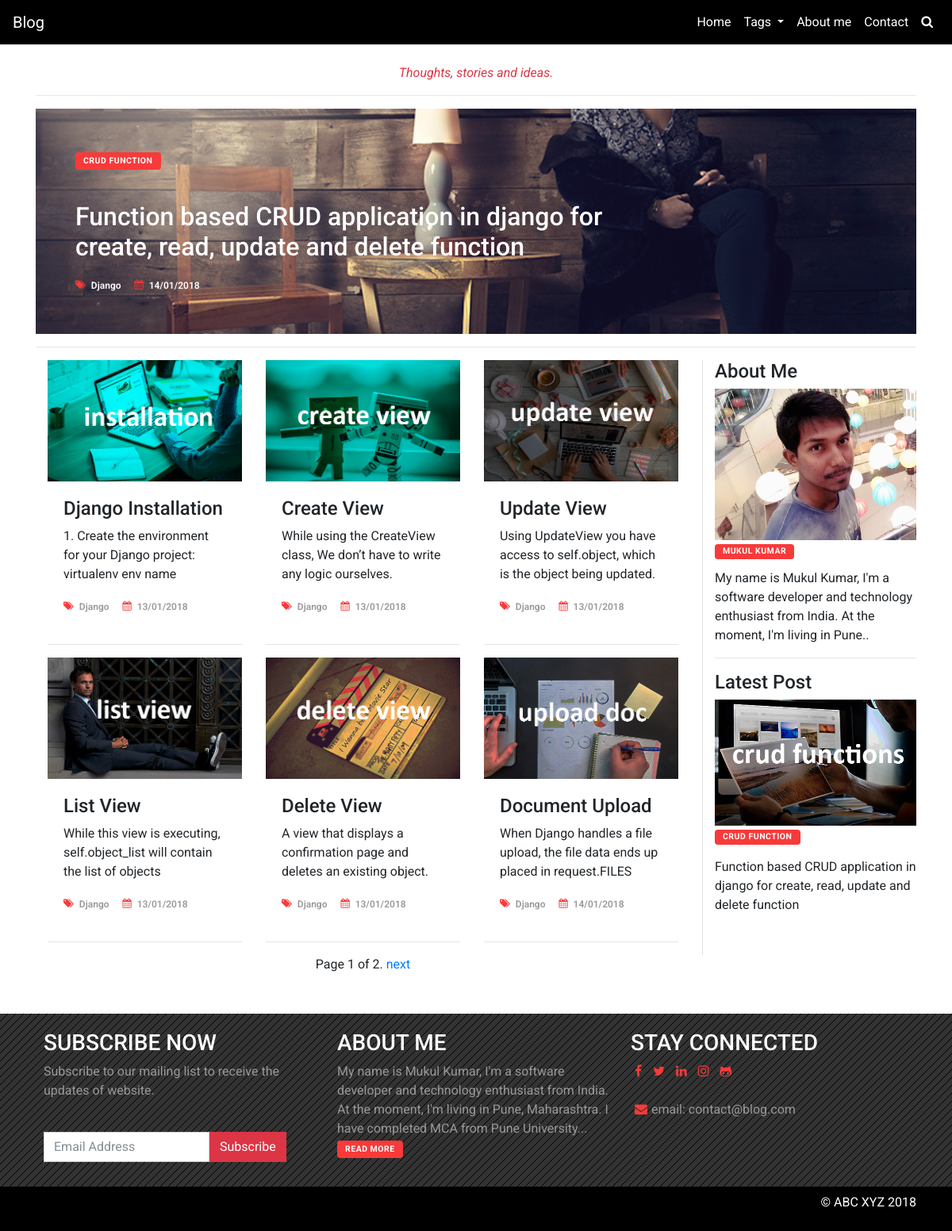
The page / on the database its author committed.
### blogapp/models.py (models this page shows, shortened)
class Blog(models.Model):
    title = models.CharField(max_length=100, blank=False, null=False)
    post_image = models.ImageField(upload_to = 'post_img/', default = 'post_img/post.png', blank=True, null=True)
    tag = models.ForeignKey(Tags, models.DO_NOTHING)
    user = models.ForeignKey(User, models.DO_NOTHING)
    created_at = models.DateTimeField(auto_now_add=True)
    updated_at = models.DateTimeField(auto_now=True)
    description = models.TextField(blank=False, null=False)
    short_description = models.TextField(blank=False, null=False)
    class Meta:
        verbose_name = 'Blog'
        verbose_name_plural = 'Blogs'

class Tags(models.Model):
    tag_name = models.CharField(max_length=100, blank=False, null=False)
    tag_status = models.BooleanField(default=True)
    class Meta:
        verbose_name = 'Tag'
        verbose_name_plural = 'Tags'

### blogapp/views.py (the view)
# urls.py: url(r'^$', views.Home.as_view(template_name='index.html'), name='blog'),
class Home(TemplateView):
    def get(self, request, *args, **kwargs):
        tagdetails = Tags.objects.all()
        blogdetail_list = Blog.objects.all()
        try:
            page = int(kwargs['num'])
        except:
            page = None
        paginator = Paginator(blogdetail_list, 6)
        try:
            blogdetails = paginator.page(page)
        except PageNotAnInteger:
            blogdetails = paginator.page(1)
        except EmptyPage:
            blogdetails = paginator.page(paginator.num_pages)
        latestblog = Blog.objects.latest('id')
        return render(request, self.template_name, {'blogdetails': blogdetails, 'tagdetails': tagdetails, 'latestblog': latestblog})

### templates/index.html (shortened to what this page needs)
{% extends "base.html" %}
{% load static %}
{% block content %}
    <div class="container">
        <div class="row">
            <div class="col-md-12 text-center">
                <br>
                <p class="text-danger"><i>Thoughts, stories and ideas.</i></p>
                <hr>
            </div>
        </div>
        <div class="row">
            <div class="col-md-12">
                <div class="banner">
                    <div class="col-md-9 banner_content">
                        <a href="{% url 'post' post_id=latestblog.id %}" class="category sidebar-btn">{{ latestblog.title }}</a>
                        <p>&nbsp;</p>
                        {% autoescape off %}
                            <h2>{{ latestblog.short_description }}</h2>
                        {% endautoescape %}
                        <ul class="post_information">
							<li><i class="fa fa-tags"></i><a href="#">{{ latestblog.tag.tag_name }}</a></li>
							<li><i class="fa fa-calendar"></i>
								<time class="post-date" datetime="2017-11-11">{{ latestblog.created_at|date:'d/m/Y' }}</time>
							</li>
                        </ul>
                    </div>
                </div>
                <hr>
            </div>
        </div>
        <div class="row">
            <div class="col-md-9">
                {% for blogdetail in blogdetails %}
                    <div class="col-md-4 card_container">
                        <div class="card">
                            <a href="{% url 'post' post_id=blogdetail.id %}"><img class="card-img-top" src="{{ blogdetail.post_image.url }}" alt="Card image cap"></a>
                            <div class="card-body">
                                <h4><a href="{% url 'post' post_id=blogdetail.id %}" class="card-title">{{ blogdetail.title }}</a></h4>
                                {% autoescape off %}
                                    <div class="card-text blog_description">{{ blogdetail.short_description }}</div>
                                {% endautoescape %}
                                <ul class="post_information">
                                    <li><i class="fa fa-tags"></i><a href="#">{{ blogdetail.tag.tag_name }}</a></li>
                                    <li><i class="fa fa-calendar"></i>
                                        <time class="post-date" datetime="2017-11-11">{{ blogdetail.created_at|date:'d/m/Y' }}</time>
                                    </li>
                                </ul>
                            </div>
                        </div>
                        <hr>
                    </div>
                {% endfor %}
            </div>
            <div class="col-md-3 sidebar">
                <div class="widget_content">
                    <div class="widget-title">
                        <h4>About Me</h4>
                    </div>
                    <div class="widget-content">
                        <img src="{% static 'images/img_profile.jpg' %}" class="img-fluid">
                        <h2><a href="{% url 'about' %}" class="category sidebar-btn">Mukul Kumar</a></h2>
                        <p>My name is Mukul Kumar, I'm a software developer and technology enthusiast from India. At the moment, I'm living in Pune..</p>
                    </div>
                </div>
                <hr>
                <div class="widget_content">
                    <div class="widget-title">
                        <h4>Latest Post</h4>
                    </div>
                    <div class="widget-content">
                        <img src="{{ latestblog.post_image.url }}" class="img-fluid">
                        <h2><a href="{% url 'post' post_id=latestblog.id %}" class="category sidebar-btn">{{ latestblog.title }}</a></h2>
                        {% autoescape off %}
                            <p>{{ latestblog.short_description }}</p>
                        {% endautoescape %}
                    </div>
                </div>
            </div>
        </div>
        <div class="row">
            <div class="col-md-9">
                <div class="text-center">
                    <span>
                        Page {{ blogdetails.number }} of {{ blogdetails.paginator.num_pages }}.
                    </span>
                    {% if blogdetails.has_next %}
                        <a href="/page{{ blogdetails.next_page_number }}">next</a>
                    {% endif %}
                </div>
            </div>
        </div>
    </div>
{% endblock %}

### templates/base.html (shortened to what this page needs)
{% load static %}
<!DOCTYPE html>
	<html lang="en">
		<head>
			<link href="{% static 'css/bootstrap.min.css' %}" rel="stylesheet"/>
			<link rel="stylesheet" href="https://maxcdn.bootstrapcdn.com/font-awesome/4.6.1/css/font-awesome.min.css">
            <link rel="stylesheet" href="{% static 'css/style.css' %}">
        </head>
        <body>
            <nav class="navbar navbar-expand-lg">
                <a class="navbar-brand" href="{% url 'blog' %}">Blog</a>
                <div class="collapse navbar-collapse" id="navbarNavAltMarkup">
                    <div class="navbar-nav ml-auto">
                        <li class="nav-item">
                            <a class="nav-link active" href="{% url 'blog' %}">Home <span class="sr-only">(current)</span></a>
                        </li>
                        <li class="nav-item dropdown">
                            <a class="nav-link dropdown-toggle" href="#" id="navbarDropdown" role="button" data-toggle="dropdown" aria-haspopup="true" aria-expanded="false">
                                Tags
                            </a>
                        </li>
                        <li class="nav-item">
                            <a class="nav-item nav-link" href="{% url 'about' %}">About me</a>
                        </li>
                        <li class="nav-item">
                            <a class="nav-link" href="{% url 'contact' %}">Contact</a>
                        </li>
                        <li class="nav-item">
                            <a class="nav-link" href="{% url 'search' %}"><i class="fa fa-search" aria-hidden="true"></i></a>
                        </li>
                    </div>
                </div>
            </nav>
            {% block content %}
            {% endblock %}
            <div class="footer">
                <div class="container">
                    <div class="row">
                        <div class="col-md-12">
                            <div class="col-md-4 footer_section">
                                <h3>SUBSCRIBE NOW</h3>
                                <p>Subscribe to our mailing list to receive the updates of website.</p>
                                <br>
                                <form class="form-inline">
                                    <div class="form-group">
                                        <input type="text" class="form-control" id="email" placeholder="Email Address">
                                    </div>
                                    <button type="submit" class="btn btn-danger">Subscribe</button>
                                </form>
                            </div>
                            <div class="col-md-4 footer_section">
                                <h3>ABOUT ME</h3>
                                <p>My name is Mukul Kumar, I'm a software developer and technology enthusiast from India. At the moment, I'm living in Pune, Maharashtra. I have completed MCA from Pune University... <a class="category" href="{% url 'about' %}">Read More</a></p>
                            </div>
                            <div class="col-md-4 footer_section">
                                <h3>STAY CONNECTED</h3>
                                <a href="#" class="social_icon"><i class="fa fa-facebook" aria-hidden="true"></i></a>
                                <a href="#" class="social_icon"><i class="fa fa-twitter" aria-hidden="true"></i></a>
                                <a href="#" class="social_icon"><i class="fa fa-linkedin" aria-hidden="true"></i></a>
                                <a href="#" class="social_icon"><i class="fa fa-instagram" aria-hidden="true"></i></a>
                                <a href="#" class="social_icon"><i class="fa fa-github-alt" aria-hidden="true"></i></a>
                                <br><br>
                                <p><span class="social_icon"><i class="fa fa-envelope" aria-hidden="true"></i></span>email: contact@blog.com</p>
                            </div>
                        </div>
                    </div>
                </div>
            </div>
            <nav class="navbar navbar-footer">
                <div class="container">
                    <div class="row ml-auto">
                        <div class="col-md-12">
                            <p>&copy; ABC XYZ 2018</p>
                        </div>
                    </div>
                </div>
            </nav>
        </body>
	</html>

### static/css/style.css (style rules this page uses)
body { font-family: 'Roboto', sans-serif; overflow: hidden; }
.navbar { background-color: #000; }
.navbar a { color: #fff; }
.banner { background-image: url('/static/images/banner.jpg'); background-position: 50%; background-repeat: no-repeat; background-size: cover; }
.banner_content { padding: 50px; }
.banner_content h2 { color: #fff; }
.category { background: #F83A3A; display: inline-block; text-transform: uppercase; border-radius: 4px; font-size: 10.5px; color: #FFFFFF; padding: 3px 10px; letter-spacing: 0.5px; font-weight: 700; }
.post_information { list-style: none; padding: 0px; margin: 0px; }
.post_information li a, .post_information li time { color: #FFFFFF; }
.post_information li { display: inline-block; margin-right: 13px; font-size: 12px; font-weight: 600; }
.post_information li i { float: left; color: #F83A3A; margin-right: 7px; top: 2px; position: relative; }
.card_container { float: left; }
.card { border: none; border-radius: none; }
.card-title { color: #212529; }
.card-img-top { border-top-left-radius: 0px; border-top-right-radius: 0px; }
.card_container .post_information li a, .card_container .post_information li time { color: #999 !important; }
.sidebar { border-left: 1px solid #E1E1E1; }
.widget-title { position: relative; }
.widget-content h2 { font-size: 14px; margin: 0px; font-weight: 600; margin-bottom: 12px; }
.footer { margin-top: 50px; background-color: #333; padding: 10px; background-image: url('/static/images/line-pattern.png'); }
.footer_section { float: left; padding: 10px; }
.footer_section h3 { color: #fff; }
.footer_section p { color: #999; }
.footer_section a { text-decoration: none; }
.social_icon { color: #F83A3A; margin: 5px; }
.navbar-footer { color: #fff; }
.footer_section .form-control, .footer_section .btn { border-radius: 0px; }
.blog_description p { overflow: hidden; display: -webkit-box; -webkit-line-clamp: 3; -webkit-box-orient: vertical; }
.sidebar-btn { margin-top: 5px; }
.btn, .form-control { border-radius: 0px; }

### rows shown on the page
Blog: title "CRUD FUNCTION", short_description "Function based CRUD application in django for create, read, update and delete function", tag.tag_name "Django", created_at "14/01/2018", post_image (picture)
Blog: post_image (picture), title "Django Installation", short_description "1. Create the environment for your Django project: virtualenv env name", tag.tag_name "Django", created_at "13/01/2018"
Blog: post_image (picture), title "Create View", short_description "While using the CreateView class, We don’t have to write any logic ourselves.", tag.tag_name "Django", created_at "13/01/2018"
Blog: post_image (picture), title "Update View", short_description "Using UpdateView you have access to self.object, which is the object being updated.", tag.tag_name "Django", created_at "13/01/2018"
Blog: post_image (picture), title "List View", short_description "While this view is executing, self.object_list will contain the list of objects", tag.tag_name "Django", created_at "13/01/2018"
Blog: post_image (picture), title "Delete View", short_description "A view that displays a confirmation page and deletes an existing object.", tag.tag_name "Django", created_at "13/01/2018"
Blog: post_image (picture), title "Document Upload", short_description "When Django handles a file upload, the file data ends up placed in request.FILES", tag.tag_name "Django", created_at "14/01/2018"

### other values the page prints
{{ blogdetails.number }} "1"
{{ blogdetails.paginator.num_pages }} "2"
